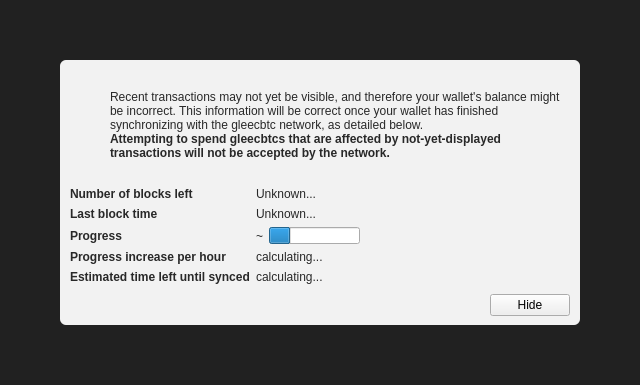
<?xml version="1.0" encoding="UTF-8"?>
<ui version="4.0">
 <class>ModalOverlay</class>
 <widget class="ModalOverlay" name="ModalOverlay">
  <property name="geometry">
   <rect>
    <x>0</x>
    <y>0</y>
    <width>640</width>
    <height>385</height>
   </rect>
  </property>
  <property name="windowTitle">
   <string>Form</string>
  </property>
  <layout class="QVBoxLayout" name="verticalLayout" stretch="0">
   <property name="sizeConstraint">
    <enum>QLayout::SetDefaultConstraint</enum>
   </property>
   <property name="leftMargin">
    <number>0</number>
   </property>
   <property name="topMargin">
    <number>0</number>
   </property>
   <property name="rightMargin">
    <number>0</number>
   </property>
   <property name="bottomMargin">
    <number>0</number>
   </property>
   <item>
    <widget class="QWidget" name="bgWidget" native="true">
     <property name="styleSheet">
      <string notr="true">#bgWidget { background: rgba(0,0,0,220); }</string>
     </property>
     <layout class="QVBoxLayout" name="verticalLayoutMain" stretch="1">
      <property name="leftMargin">
       <number>60</number>
      </property>
      <property name="topMargin">
       <number>60</number>
      </property>
      <property name="rightMargin">
       <number>60</number>
      </property>
      <property name="bottomMargin">
       <number>60</number>
      </property>
      <item>
       <widget class="QWidget" name="contentWidget" native="true">
        <property name="styleSheet">
         <string notr="true">#contentWidget { background: rgba(255,255,255,240); border-radius: 6px; }

QLabel { color: rgb(40,40,40);  }</string>
        </property>
        <layout class="QVBoxLayout" name="verticalLayoutSub" stretch="1,0,0,0">
         <property name="spacing">
          <number>0</number>
         </property>
         <property name="leftMargin">
          <number>10</number>
         </property>
         <property name="topMargin">
          <number>10</number>
         </property>
         <property name="rightMargin">
          <number>10</number>
         </property>
         <property name="bottomMargin">
          <number>10</number>
         </property>
         <item>
          <layout class="QHBoxLayout" name="horizontalLayoutIconText" stretch="0,1">
           <property name="topMargin">
            <number>20</number>
           </property>
           <item>
            <layout class="QVBoxLayout" name="verticalLayoutIcon">
             <property name="leftMargin">
              <number>0</number>
             </property>
             <item>
              <widget class="QPushButton" name="warningIcon">
               <property name="enabled">
                <bool>false</bool>
               </property>
               <property name="text">
                <string/>
               </property>
               <property name="icon">
                <iconset>
                 <normaloff>:/icons/warning</normaloff>
                 <disabledoff>:/icons/warning</disabledoff>:/icons/warning</iconset>
               </property>
               <property name="iconSize">
                <size>
                 <width>48</width>
                 <height>48</height>
                </size>
               </property>
               <property name="flat">
                <bool>true</bool>
               </property>
              </widget>
             </item>
             <item>
              <spacer name="verticalSpacerWarningIcon">
               <property name="orientation">
                <enum>Qt::Vertical</enum>
               </property>
               <property name="sizeHint" stdset="0">
                <size>
                 <width>20</width>
                 <height>40</height>
                </size>
               </property>
              </spacer>
             </item>
            </layout>
           </item>
           <item>
            <layout class="QVBoxLayout" name="verticalLayoutInfoText">
             <property name="leftMargin">
              <number>0</number>
             </property>
             <property name="topMargin">
              <number>0</number>
             </property>
             <item>
              <widget class="QLabel" name="infoText">
               <property name="text">
                <string>Recent transactions may not yet be visible, and therefore your wallet's balance might be incorrect. This information will be correct once your wallet has finished synchronizing with the gleecbtc network, as detailed below.</string>
               </property>
               <property name="textFormat">
                <enum>Qt::RichText</enum>
               </property>
               <property name="wordWrap">
                <bool>true</bool>
               </property>
              </widget>
             </item>
             <item>
              <widget class="QLabel" name="infoTextStrong">
               <property name="font">
                <font>
                 <weight>75</weight>
                 <bold>true</bold>
                </font>
               </property>
               <property name="text">
                <string>Attempting to spend gleecbtcs that are affected by not-yet-displayed transactions will not be accepted by the network.</string>
               </property>
               <property name="textFormat">
                <enum>Qt::RichText</enum>
               </property>
               <property name="wordWrap">
                <bool>true</bool>
               </property>
              </widget>
             </item>
             <item>
              <spacer name="verticalSpacerInTextSpace">
               <property name="orientation">
                <enum>Qt::Vertical</enum>
               </property>
               <property name="sizeHint" stdset="0">
                <size>
                 <width>20</width>
                 <height>40</height>
                </size>
               </property>
              </spacer>
             </item>
            </layout>
           </item>
          </layout>
         </item>
         <item>
          <spacer name="verticalSpacerAfterText">
           <property name="orientation">
            <enum>Qt::Vertical</enum>
           </property>
           <property name="sizeHint" stdset="0">
            <size>
             <width>20</width>
             <height>40</height>
            </size>
           </property>
          </spacer>
         </item>
         <item>
          <layout class="QFormLayout" name="formLayout">
           <property name="fieldGrowthPolicy">
            <enum>QFormLayout::FieldsStayAtSizeHint</enum>
           </property>
           <property name="horizontalSpacing">
            <number>6</number>
           </property>
           <property name="verticalSpacing">
            <number>6</number>
           </property>
           <property name="topMargin">
            <number>10</number>
           </property>
           <item row="0" column="0">
            <widget class="QLabel" name="labelNumberOfBlocksLeft">
             <property name="font">
              <font>
               <weight>75</weight>
               <bold>true</bold>
              </font>
             </property>
             <property name="text">
              <string>Number of blocks left</string>
             </property>
            </widget>
           </item>
           <item row="0" column="1">
            <widget class="QLabel" name="numberOfBlocksLeft">
             <property name="text">
              <string>Unknown...</string>
             </property>
            </widget>
           </item>
           <item row="1" column="0">
            <widget class="QLabel" name="labelLastBlockTime">
             <property name="font">
              <font>
               <weight>75</weight>
               <bold>true</bold>
              </font>
             </property>
             <property name="text">
              <string>Last block time</string>
             </property>
            </widget>
           </item>
           <item row="1" column="1">
            <widget class="QLabel" name="newestBlockDate">
             <property name="sizePolicy">
              <sizepolicy hsizetype="Maximum" vsizetype="Preferred">
               <horstretch>0</horstretch>
               <verstretch>0</verstretch>
              </sizepolicy>
             </property>
             <property name="text">
              <string>Unknown...</string>
             </property>
            </widget>
           </item>
           <item row="2" column="0">
            <widget class="QLabel" name="labelSyncDone">
             <property name="font">
              <font>
               <weight>75</weight>
               <bold>true</bold>
              </font>
             </property>
             <property name="text">
              <string>Progress</string>
             </property>
            </widget>
           </item>
           <item row="2" column="1">
            <layout class="QHBoxLayout" name="horizontalLayoutSync" stretch="0,1">
             <item>
              <widget class="QLabel" name="percentageProgress">
               <property name="text">
                <string notr="true">~</string>
               </property>
              </widget>
             </item>
             <item>
              <widget class="QProgressBar" name="progressBar">
               <property name="value">
                <number>24</number>
               </property>
               <property name="format">
                <string/>
               </property>
              </widget>
             </item>
            </layout>
           </item>
           <item row="4" column="0">
            <widget class="QLabel" name="labelProgressIncrease">
             <property name="font">
              <font>
               <weight>75</weight>
               <bold>true</bold>
              </font>
             </property>
             <property name="text">
              <string>Progress increase per hour</string>
             </property>
            </widget>
           </item>
           <item row="4" column="1">
            <widget class="QLabel" name="progressIncreasePerH">
             <property name="text">
              <string>calculating...</string>
             </property>
            </widget>
           </item>
           <item row="5" column="0">
            <widget class="QLabel" name="labelEstimatedTimeLeft">
             <property name="font">
              <font>
               <weight>75</weight>
               <bold>true</bold>
              </font>
             </property>
             <property name="text">
              <string>Estimated time left until synced</string>
             </property>
            </widget>
           </item>
           <item row="5" column="1">
            <widget class="QLabel" name="expectedTimeLeft">
             <property name="text">
              <string>calculating...</string>
             </property>
            </widget>
           </item>
          </layout>
         </item>
         <item>
          <layout class="QHBoxLayout" name="horizontalLayoutButtons">
           <property name="leftMargin">
            <number>10</number>
           </property>
           <property name="topMargin">
            <number>10</number>
           </property>
           <item>
            <spacer name="horizontalSpacer">
             <property name="orientation">
              <enum>Qt::Horizontal</enum>
             </property>
             <property name="sizeHint" stdset="0">
              <size>
               <width>40</width>
               <height>20</height>
              </size>
             </property>
            </spacer>
           </item>
           <item>
            <widget class="QPushButton" name="closeButton">
             <property name="text">
              <string>Hide</string>
             </property>
            </widget>
           </item>
          </layout>
         </item>
        </layout>
       </widget>
      </item>
     </layout>
    </widget>
   </item>
  </layout>
 </widget>
 <customwidgets>
  <customwidget>
   <class>ModalOverlay</class>
   <extends>QWidget</extends>
   <header>modaloverlay.h</header>
   <container>1</container>
  </customwidget>
 </customwidgets>
 <resources/>
 <connections/>
</ui>
